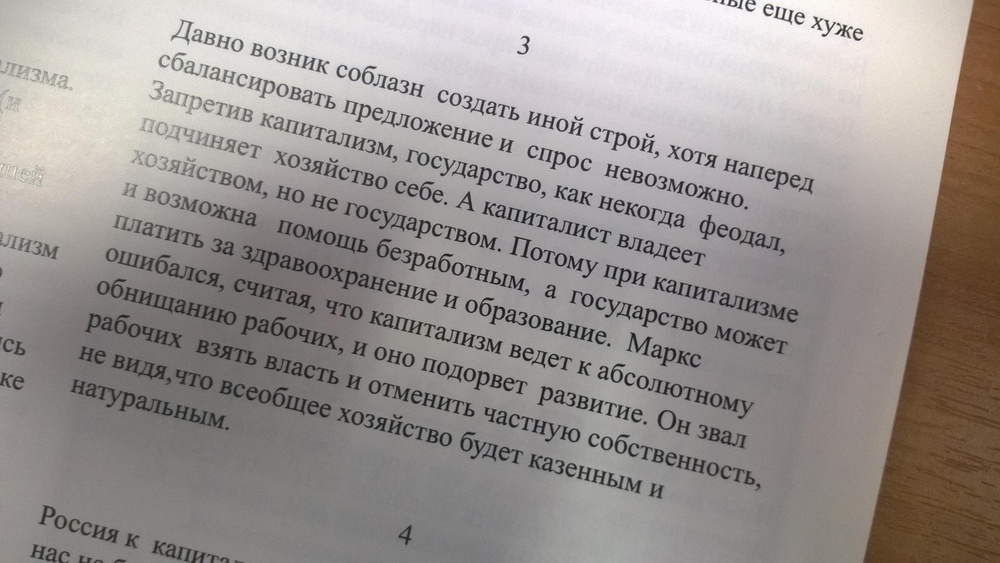
//> input picture task_3/images/1.jpg, 1000 x 563 px, shrunk from 1954 x 1100 before the run
$ ./main   (built with g++ and OpenCV 4)
//> lines starting //> are read from the running program, lines starting //| are printed output that depends on the picture
#include <iostream>
#include <opencv2/core/core.hpp>
#include <opencv2/highgui.hpp>
#include "opencv2/imgproc/imgproc.hpp"
#include "opencv2/opencv.hpp"
#include <opencv2/core/core.hpp>
#include <opencv2/highgui.hpp>
#include "opencv2/imgproc/imgproc.hpp"
#include "opencv2/opencv.hpp"

const int MAX_UINT8_T = 255;
const int MAX_2POW_SIZE = 30;

int* fht_merge(const int* acc0, const int* acc1, int n0, int m0){
  int n = n0;
  int m = m0 * 2;
  int* accumulator = new int[n * m];
  for(int i = 0; i < n; ++i){
    for(int j = 0; j < m; ++j){
      accumulator[m * i + j] = 0;
    }
  }

  int prev_strip;
  int shift_left;
  int shifted_row;
  for(int strip = 0; strip < m; ++strip){
    prev_strip = strip / 2;
    shift_left = strip - prev_strip;
    for(int row = 0; row < n; ++row){
      shifted_row = (row + shift_left) % n;
      accumulator[m * row + strip] = acc0[m0 * row + prev_strip] + acc1[m0 * shifted_row + prev_strip];
    }
  }

  if(m > 2){
    delete[] acc0;
    delete[] acc1;
  }
  return accumulator;
}

int* fht(int* pixels_int, int n, int m){
  if(m < 2){
    return pixels_int;
  } else {
    int mid = m / 2;
    int mid_left = m - mid;
    int* left_half = new int[n * mid];
    int* right_half = new int[n * mid_left];

    for(int i = 0; i < n; ++i){
      for(int j = 0; j < mid; ++j){
        left_half[i * mid + j] = pixels_int[i * m + j];
      }
    }

    for(int i = 0; i < n; ++i){
      for(int j = 0; j < mid_left; ++j){
        right_half[i * mid_left + j] = pixels_int[i * m + (j + mid)];
      }
    }

    int* current_res = fht_merge(fht(left_half, n, mid),
                     fht(right_half, n, mid_left), n, mid);
    delete[] left_half;
    delete[] right_half;
    return current_res;
  }
}

uint8_t* padding(const uint8_t* input, int* n_ptr, int* m_ptr){
  // Находим степени 2, сделаем это 1 раз
  int pows[MAX_2POW_SIZE + 1];
  pows[0] = 1;
  for(int i = 1; i <= MAX_2POW_SIZE; ++i){
    pows[i] = pows[i - 1] * 2;
  }

  // Находим, до каких границ сделать паддинг
  int old_n = *n_ptr;
  int old_m = *m_ptr;
  int j = 0;
  while(old_n > pows[j]){
    j++;
  }
  int new_n = pows[j];
  j = 0;
  while(old_m > pows[j]){
    j++;
  }
  int new_m = pows[j];

  // Заполняем известные значения
  uint8_t* padded = new uint8_t[new_n * new_m];
  for(int i = 0; i < old_n; ++i){
    for(int j = 0; j < old_m; ++j){
      padded[i * new_m + j] = input[i * old_m + j];
    }
  }

  // Заполняем края нулями
  for(int i = old_n; i < new_n; ++i){
    for(int j = 0; j < new_m; ++j){
      padded[i * new_m + j] = 0;
    }
  }
  for(int i = 0; i < old_n; ++i){
    for(int j = old_m; j < new_m; ++j){
      padded[i * new_m + j] = 0;
    }
  }

  *n_ptr = new_n;
  *m_ptr = new_m;
  return padded;
}

uint8_t* rotate_left(const uint8_t* input, int n, int m){
  uint8_t* res = new uint8_t[m * n];
  for(int i = 0; i < m; ++i){
    for(int j = 0; j < n; ++j){
      res[i * n + j] = input[j * m + (m - i - 1)];
    }
  }
  return res;
}

uint8_t* rotate_right(const uint8_t* input, int n, int m){
  uint8_t* res = new uint8_t[m * n];
  for(int i = 0; i < m; ++i){
    for(int j = 0; j < n; ++j){
      res[i * n + j] = input[(n - j - 1) * m + i];
    }
  }
  return res;
}

uint8_t* rotate_mirror(const uint8_t* input, int n, int m){
  uint8_t* res = new uint8_t[n * m];
  for(int i = 0; i < n; ++i){
    for(int j = 0; j < m; ++j){
      res[i * m + j] = input[(n - i - 1) * m + (m - j - 1)];
    }
  }
  return res;
}

int* fht(cv::Mat input_image){
  cv::Size sz = input_image.size();
  int n = sz.width;
  int m = sz.height;
  int st = 1;
  uint8_t* pixels = reinterpret_cast<uint8_t*>(input_image.data);
  int* pixels_int = new int[n * m];
  for(int i = 0; i < n; ++i){
    for(int j = 0; j < m; ++j){
      pixels_int[i * m + j] = static_cast<int>(pixels[i * m + j]);
    }
  }
  return fht(pixels_int, n, m);
}

cv::Mat visualize_fht(int* fht_res, int n, int m){
  long double cur_max = 0;
  for(int i = 0; i < n; ++i){
    for(int j = 0; j < m; ++j){
      if(fht_res[i * m + j] > cur_max){
        cur_max = fht_res[i * m + j];
      }
    }
  }

  uint8_t* res_image = new uint8_t[n * m];
  for(int i = 0; i < n; ++i){
    for(int j = 0; j < m; ++j){
      res_image[i * m + j] = round(MAX_UINT8_T * (fht_res[i * m + j] / cur_max));
    }
  }
  return cv::Mat(n, m, CV_8UC1, res_image);
}

int main() {
  cv::Mat input_image = cv::imread("../images/1.jpg", cv::IMREAD_GRAYSCALE);
  cv::Size sz = input_image.size();
  int n = sz.height;
  int m = sz.width;
  uint8_t* new_pixels = reinterpret_cast<uint8_t*>(input_image.data);
  uint8_t* padded = padding(new_pixels, &n, &m);
//> in padding, `int old_n = *n_ptr;`: old_n = 563
//> in padding, `int old_m = *m_ptr;`: old_m = 1000
//> the loop in padding, `while(old_n > pows[j])` made 10 passes
//> after the loop in padding, `while(old_n > pows[j])`: j = 10
//> in padding, `int new_n = pows[j];`: new_n = 1024
//> the loop in padding, `while(old_m > pows[j])` made 10 passes
//> after the loop in padding, `while(old_m > pows[j])`: j = 10
//> in padding, `int new_m = pows[j];`: new_m = 1024
//> n = 1024; m = 1024
  cv::Mat created = cv::Mat(n, m, CV_8UC1, padded);
  std::string window_name = "created image";
  cv::namedWindow(window_name, cv::WINDOW_NORMAL);
  cv::imshow(window_name, created);

  uint8_t* left_res = rotate_left(padded, n, m);
  cv::Mat rotated_left = cv::Mat(m, n, CV_8UC1, left_res);
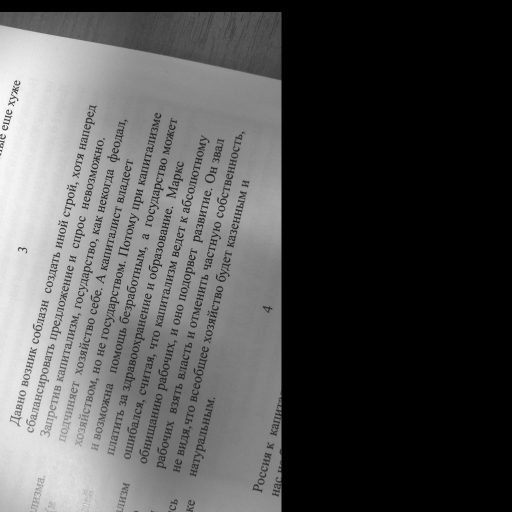
//> rotated_left: 1024 rows x 1024 cols, CV_8UC1 (shown at 1/2 size); min 0, max 255, mean 79.7
  std::string window_left_name = "left rot image";
  cv::namedWindow(window_left_name, cv::WINDOW_NORMAL);
  cv::imshow(window_left_name, rotated_left);

  uint8_t* right_res = rotate_right(padded, n, m);
  cv::Mat rotated_right = cv::Mat(m, n, CV_8UC1, right_res);
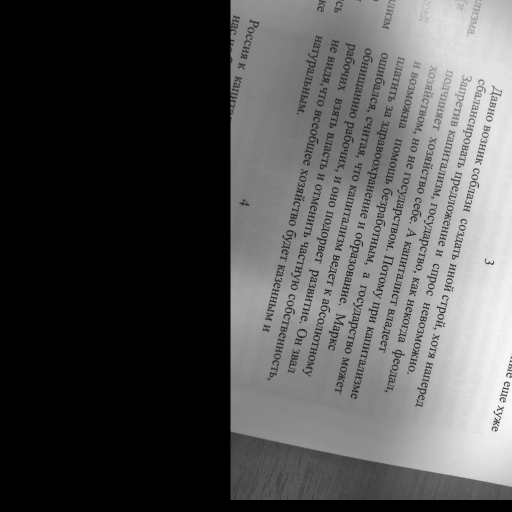
//> rotated_right: 1024 rows x 1024 cols, CV_8UC1 (shown at 1/2 size); min 0, max 255, mean 79.7
  std::string window_right_name = "right rot image";
  cv::namedWindow(window_right_name, cv::WINDOW_NORMAL);
  cv::imshow(window_right_name, rotated_right);

  uint8_t* mirror_res = rotate_mirror(padded, n, m);
  cv::Mat rotated_mirror = cv::Mat(n, m, CV_8UC1, mirror_res);
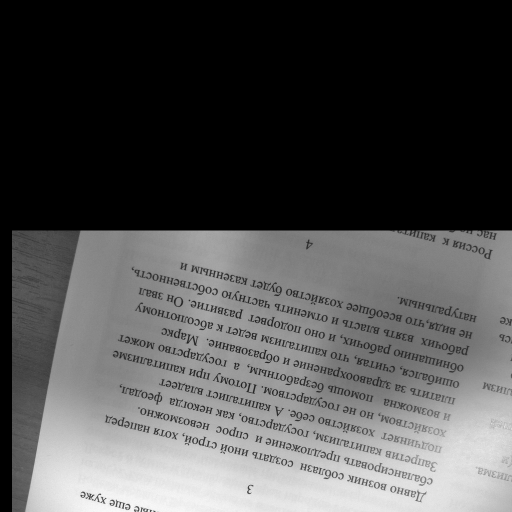
//> rotated_mirror: 1024 rows x 1024 cols, CV_8UC1 (shown at 1/2 size); min 0, max 255, mean 79.7
  std::string window_mirror_name = "twice rot image";
  cv::namedWindow(window_mirror_name, cv::WINDOW_NORMAL);
  cv::imshow(window_mirror_name, rotated_mirror);

  cv::waitKey(0);
  cv::destroyWindow(window_name);
  cv::destroyWindow(window_left_name);
  cv::destroyWindow(window_right_name);
  cv::destroyWindow(window_mirror_name);

  int* res_straight = fht(created);
//> the loop in fht_merge, `for(int strip = 0; strip < m; ++strip)` made 8 passes
//> shifted_row on passes 1 to 8: 1023, 0, 0, 1, 1, 2, 2, 3
//> after the loop in fht_merge, `for(int strip = 0; strip < m; ++strip)`: shifted_row = 3
//> the loop in fht_merge (call 2), `for(int strip = 0; strip < m; ++strip)` made 16 passes
//> in fht, `int* current_res = fht_merge(fht(left_half, n, mid), fht(right_half, n..`: mid = 512
  int* res_left = fht(rotated_left);
  int* res_right = fht(rotated_right);
  int* res_mirror = fht(rotated_mirror);

  cv::Mat visual_fht = visualize_fht(res_straight, n, m);
//> the loop in visualize_fht, `for(int i = 0; i < n; ++i)` made 1024 passes
//> cur_max on passes 1 to 3: 221938, 221938, 221966
//> after the loop in visualize_fht, `for(int i = 0; i < n; ++i)`: cur_max = 222102
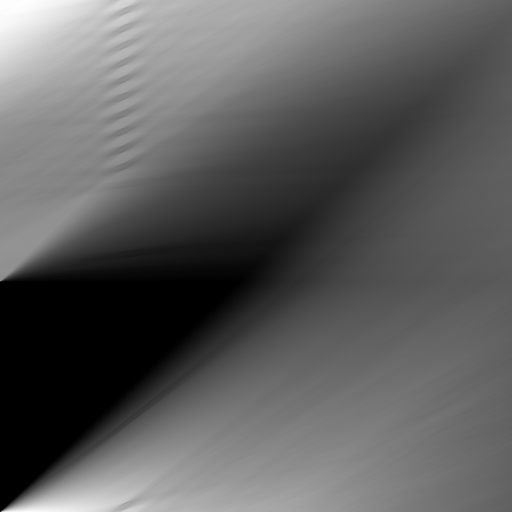
//> visual_fht: 1024 rows x 1024 cols, CV_8UC1 (shown at 1/2 size); min 0, max 255, mean 93.7
  std::string window_fht_name = "fht image";
  cv::namedWindow(window_fht_name, cv::WINDOW_NORMAL);
  cv::imshow(window_fht_name, visual_fht);

  cv::Mat visual_fht_left = visualize_fht(res_left, m, n);
//> the loop in visualize_fht (call 2), `for(int i = 0; i < n; ++i)` made 1024 passes
//> cur_max on passes 1 to 3: 79768, 80073, 80223
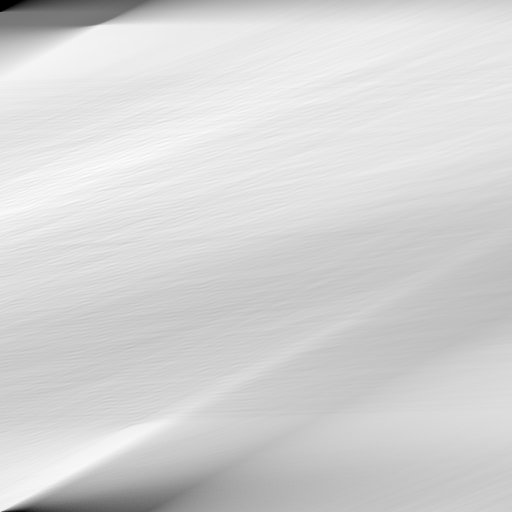
//> visual_fht_left: 1024 rows x 1024 cols, CV_8UC1 (shown at 1/2 size); min 0, max 255, mean 212.3
  std::string window_left_fht_name = "fht image left rotated";
  cv::namedWindow(window_left_fht_name, cv::WINDOW_NORMAL);
  cv::imshow(window_left_fht_name, visual_fht_left);

  cv::Mat visual_fht_right = visualize_fht(res_right, m, n);
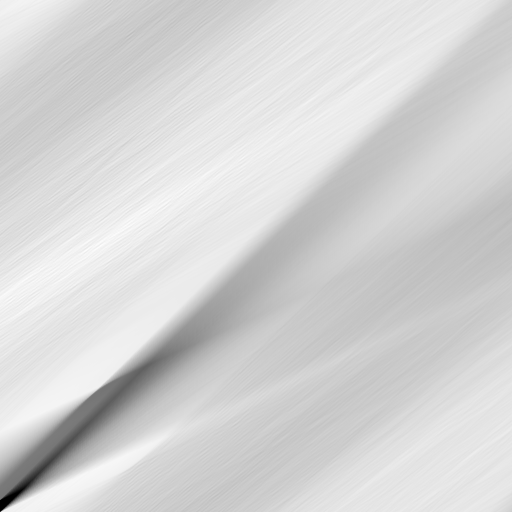
//> visual_fht_right: 1024 rows x 1024 cols, CV_8UC1 (shown at 1/2 size); min 0, max 255, mean 212.3
  std::string window_right_fht_name = "fht image right rotated";
  cv::namedWindow(window_right_fht_name, cv::WINDOW_NORMAL);
  cv::imshow(window_right_fht_name, visual_fht_right);

  cv::Mat visual_fht_mirror = visualize_fht(res_mirror, n, m);
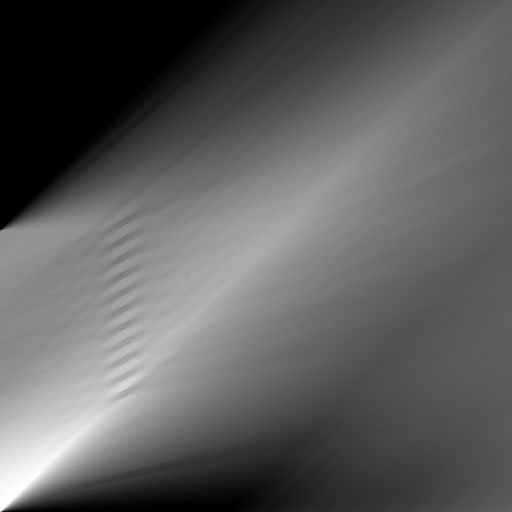
//> visual_fht_mirror: 1024 rows x 1024 cols, CV_8UC1 (shown at 1/2 size); min 0, max 255, mean 93.7
  std::string window_mirror_fht_name = "fht image twice rotated";
  cv::namedWindow(window_mirror_fht_name, cv::WINDOW_NORMAL);
  cv::imshow(window_mirror_fht_name, visual_fht_mirror);

  cv::waitKey(0);
  cv::destroyWindow(window_fht_name);
  cv::destroyWindow(window_left_fht_name);
  cv::destroyWindow(window_right_fht_name);
  cv::destroyWindow(window_mirror_fht_name);


  created.release();
  rotated_left.release();
  rotated_right.release();
  rotated_mirror.release();
  visual_fht.release();
  visual_fht_left.release();
  visual_fht_right.release();
  visual_fht_mirror.release();

  delete[] res_straight;
  delete[] res_left;
  delete[] res_right;
  delete[] res_mirror;
  return 0;
}

$ run again, with task_3/images/10.jpg copied over task_3/images/1.jpg
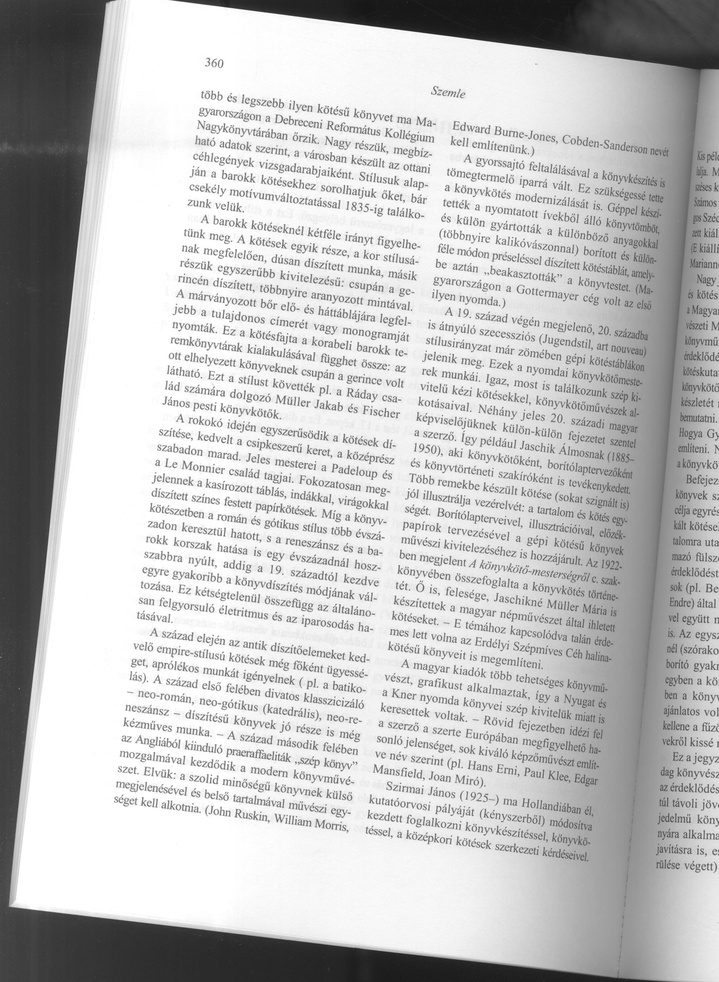
//> input picture task_3/images/10.jpg, 719 x 982 px, shrunk from 2143 x 2926 before the run
//> input_image is the input picture: 982 rows x 719 cols, CV_8UC1; min 20, max 255, mean 192.6
//> old_n = 982
//> old_m = 719
//> the loop in padding, `while(old_n > pows[j])` made 10 passes
//> after the loop in padding, `while(old_n > pows[j])`: j = 10
//> new_n = 1024
//> the loop in padding, `while(old_m > pows[j])` made 10 passes
//> after the loop in padding, `while(old_m > pows[j])`: j = 10
//> new_m = 1024
//> the loop in padding, `for(int i = old_n; i < new_n; ++i)` made 42 passes
//> the loop in fht_merge, `for(int strip = 0; strip < m; ++strip)` made 8 passes
//> shifted_row on passes 1 to 8: 1023, 0, 0, 1, 1, 2, 2, 3
//> after the loop in fht_merge, `for(int strip = 0; strip < m; ++strip)`: shifted_row = 3
//> the loop in fht_merge (call 2), `for(int strip = 0; strip < m; ++strip)` made 16 passes
//> in fht, `int* current_res = fht_merge(fht(left_half, n, mid), fht(right_half, n..`: mid = 512
//> the loop in visualize_fht, `for(int i = 0; i < n; ++i)` made 1024 passes
//> cur_max on passes 1 to 3: 148194, 148194, 148211
//> after the loop in visualize_fht, `for(int i = 0; i < n; ++i)`: cur_max = 164539
//> the loop in visualize_fht (call 2), `for(int i = 0; i < n; ++i)` made 1024 passes
//> cur_max on passes 1 to 3: 131312, 131390, 131606
//> `cv::Mat visual_fht_right = visualize_fht(res_right, m, n);`:
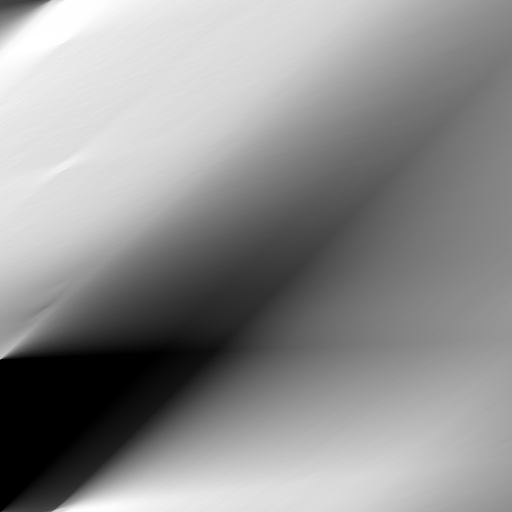
//> visual_fht_right: 1024 rows x 1024 cols, CV_8UC1 (shown at 1/2 size); min 0, max 255, mean 142.8
//> `cv::Mat visual_fht_mirror = visualize_fht(res_mirror, n, m);`:
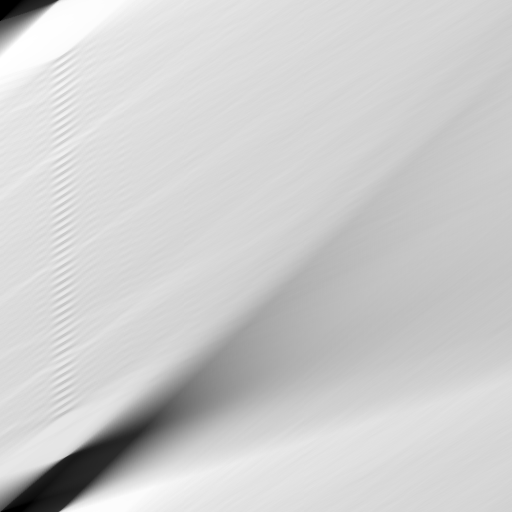
//> visual_fht_mirror: 1024 rows x 1024 cols, CV_8UC1 (shown at 1/2 size); min 0, max 255, mean 205.8

$ run again, with task_3/images/2.jpg copied over task_3/images/1.jpg
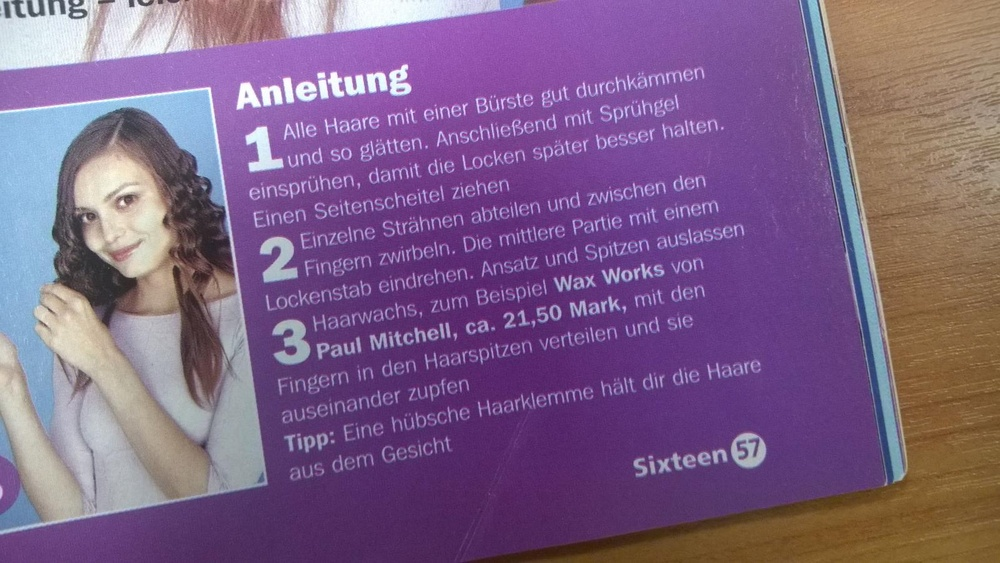
//> input picture task_3/images/2.jpg, 1000 x 563 px, shrunk from 1598 x 900 before the run
//> old_n = 563
//> old_m = 1000
//> the loop in padding, `while(old_n > pows[j])` made 10 passes
//> after the loop in padding, `while(old_n > pows[j])`: j = 10
//> new_n = 1024
//> the loop in padding, `while(old_m > pows[j])` made 10 passes
//> after the loop in padding, `while(old_m > pows[j])`: j = 10
//> new_m = 1024
//> the loop in fht_merge, `for(int strip = 0; strip < m; ++strip)` made 8 passes
//> shifted_row on passes 1 to 8: 1023, 0, 0, 1, 1, 2, 2, 3
//> after the loop in fht_merge, `for(int strip = 0; strip < m; ++strip)`: shifted_row = 3
//> the loop in fht_merge (call 2), `for(int strip = 0; strip < m; ++strip)` made 16 passes
//> in fht, `int* current_res = fht_merge(fht(left_half, n, mid), fht(right_half, n..`: mid = 512
//> the loop in visualize_fht, `for(int i = 0; i < n; ++i)` made 1024 passes
//> cur_max on passes 1 to 3: 154868, 154868, 155003
//> after the loop in visualize_fht, `for(int i = 0; i < n; ++i)`: cur_max = 159659
//> the loop in visualize_fht (call 2), `for(int i = 0; i < n; ++i)` made 1024 passes
//> cur_max on passes 1 to 3: 57092, 57317, 57710
//> `cv::Mat visual_fht_right = visualize_fht(res_right, m, n);`:
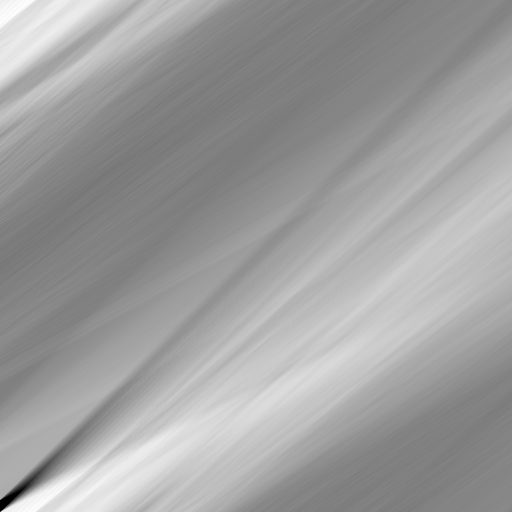
//> visual_fht_right: 1024 rows x 1024 cols, CV_8UC1 (shown at 1/2 size); min 0, max 255, mean 158.5
//> `cv::Mat visual_fht_mirror = visualize_fht(res_mirror, n, m);`:
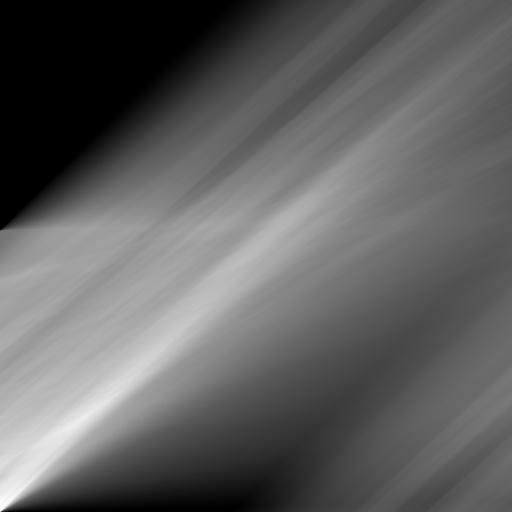
//> visual_fht_mirror: 1024 rows x 1024 cols, CV_8UC1 (shown at 1/2 size); min 0, max 255, mean 97.2
